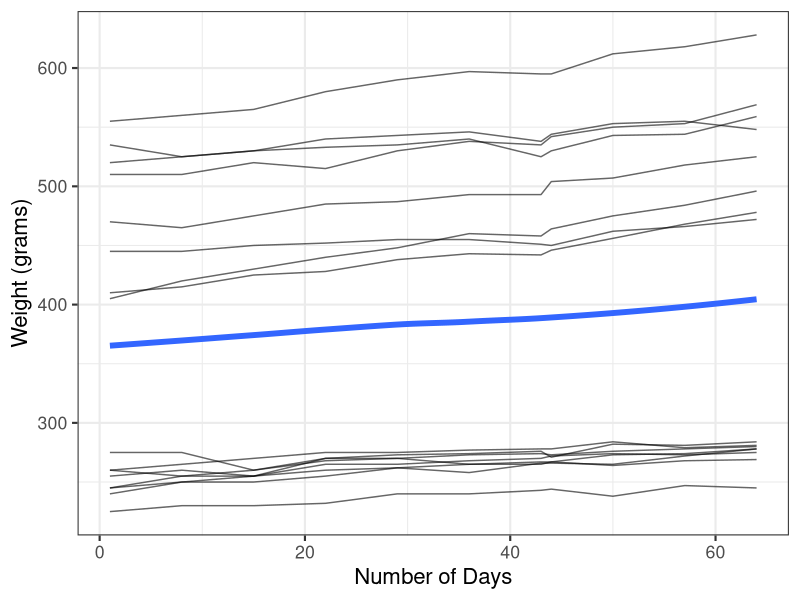
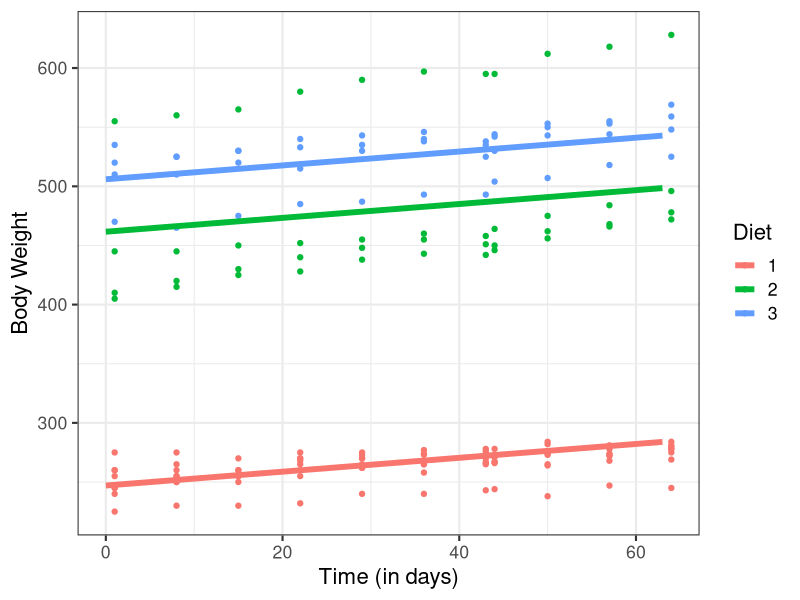

Generate these figures, in order, with R:
library(nlme)
library(lme4)
library(tidyverse)

View(BodyWeight) 

ggplot(BodyWeight, aes(x = Time, y = weight)) +  
  geom_line(aes(group = Rat), alpha = 0.6) + 
  geom_smooth(se = FALSE, size = 2) + 
  theme_bw(base_size = 16) +  
  xlab("Number of Days") +  
  ylab("Weight (grams)")



B1 <- mutate(BodyWeight, Time = Time - 1)

body_ri <- lmer(weight ~ 1 + Time + (1 | Rat), data = B1)

summary(body_ri)


B2 <- BodyWeight %>%
  mutate(Time = Time - 1,
         diet_f = paste("Diet", Diet, sep = " "))


view(B2)

body_weight <- lmer(weight ~ 1 + Time + diet_f + 
                      (1 + Time  | Rat), data = B2)

summary(body_weight)



bodyweight_agg <- B2 %>%
  mutate(pred_values = predict(body_weight, re.form = NA)) %>%
  group_by(Time, Diet) %>%
  summarize(mean_diet_pred = mean(pred_values))

head(B2)
head(bodyweight_agg)


ggplot(bodyweight_agg, aes(x = Time, y = mean_diet_pred, color = Diet)) + 
  geom_point(data = BodyWeight, aes(x = Time, y = weight)) +
  geom_line(size = 2) + 
  ylab("Body Weight") + 
  xlab("Time (in days)") +
  theme_bw(base_size = 16)
